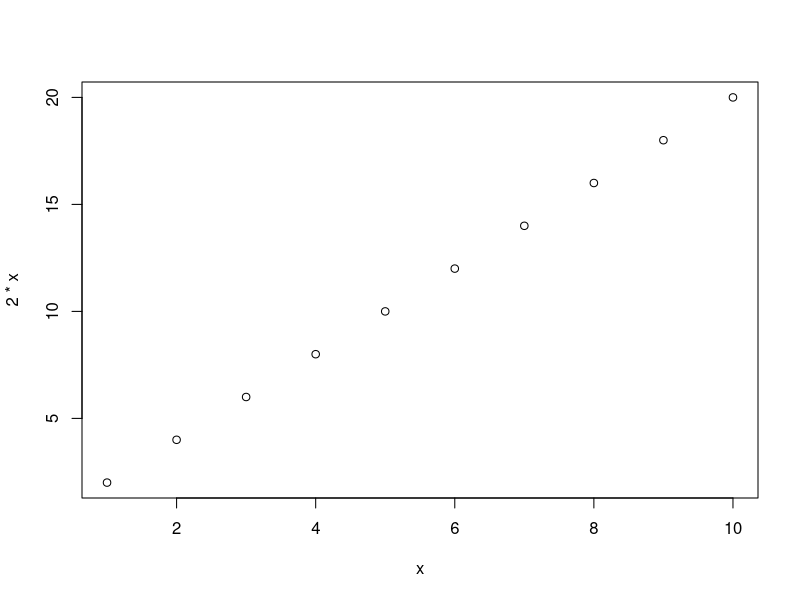

The R script that drew this image:
## ---- chunk 1
options(htmltools.dir.version = FALSE, width=130)
knitr::opts_chunk$set(warning = FALSE,
                      message = FALSE,
                      cache=TRUE,
                      collapse=TRUE,
                      comment="")

## from http://yihui.name/knitr/hooks#chunk_hooks
knitr::knit_hooks$set(small.mar=function(before, options, envir) {
                                              if (before) par(mar=c(4, 5, 1, 1)) ## smaller margin on top and right
})
## ---- chunk 2
dat <- read.csv("catalunya_setmanal.csv", sep=";", stringsAsFactors=TRUE)
## ---- chunk 3
class(dat)
## ---- chunk 4
summary(dat)
## ---- chunk 5
mask <- dat$RESIDENCIA == "No"
## ---- chunk 6
sum(mask)
## ---- chunk 7
x <- 1:10
plot(x, 2*x)
## ---- chunk 8
sessionInfo()
